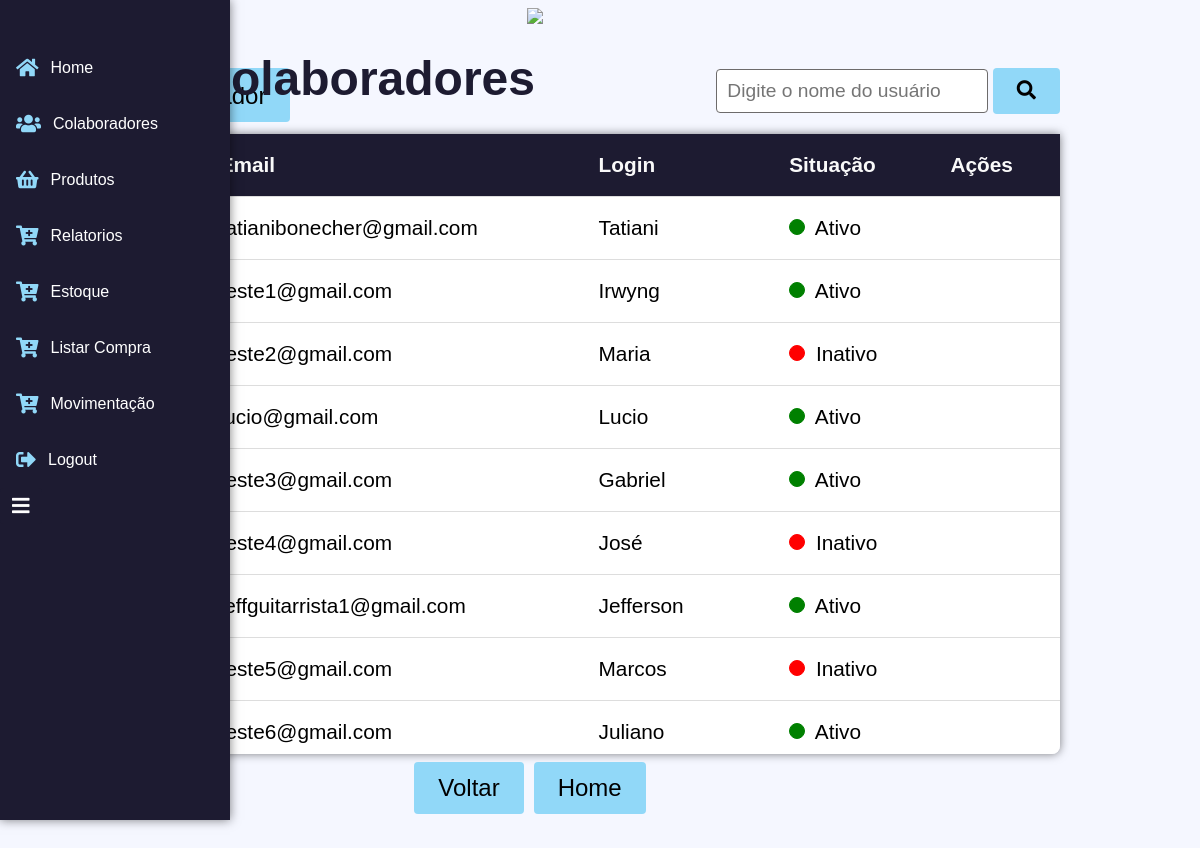
The app's page /colaboradores/listar_colaboradores/ (signed in) with its own data.
### colaboradores/models.py (models this page shows, shortened)
class Colaborador(models.Model):
    nome = models.CharField(max_length=100)
    cpf = models.CharField(max_length=14)
    login = models.CharField(max_length=50)
    senha = models.CharField(max_length=50)
    situacao = models.CharField(max_length=50)
    email = models.EmailField(max_length=254, null=True)

### colaboradores/views.py (the view)
# urls.py: path('listar_colaboradores/', views.listar_colaboradores, name='listar_colaboradores'),
@login_required(login_url='login')
def listar_colaboradores(request):
    colaboradores = Colaborador.objects.all()
    return render(request, 'listar_colaborador.html', {'colaboradores': colaboradores})

### colaboradores/templates/listar_colaborador.html (shortened to what this page needs)
{% load static %}
<!DOCTYPE html>
<html>
<head>
    <link rel="stylesheet" href="https://cdnjs.cloudflare.com/ajax/libs/font-awesome/5.15.3/css/all.min.css">
    <link rel="stylesheet" href="https://cdnjs.cloudflare.com/ajax/libs/font-awesome/5.15.3/css/all.min.css">
    <link rel="stylesheet" href="{% static 'formularios/lista_forms.css' %}">
</head>
<body>
    <div class="container">
        <div class="image-container">
            <img src="https://www.scivale.com.br/wp-content/uploads/2017/12/logo-sci.png">
        </div>
        <h1>Colaboradores</h1>
        <a href="{% url 'criar_colaboradores' %}" class="create-link">
            <span class="button-text">Criar Colaborador</span>
        </a>
        <div class="search-form">
            <input type="text" id="search-input" class="search-input" placeholder="Digite o nome do usuário">
            <button type="button" id="search-button" class="search-button">
                <i class="fas fa-search"></i>
            </button>
        </div>
        <div class="table-container">
            <table>
                <thead>
                    <tr>
                        <th>Nome</th>
                        <th>Email</th>
                        <th>Login</th>
                        <th>Situação</th>
                        <th>Ações</th>
                    </tr>
                </thead>
                <tbody>
                    {% for colaborador in colaboradores %}
                    <tr>
                        <td>{{ colaborador.nome }}</td>
                        <td>{{ colaborador.email }}</td>
                        <td>{{ colaborador.login }}</td>
                        <td>
                            <span
                                class="situation-dot {% if colaborador.situacao == 'Ativo' %}active{% else %}inactive{% endif %}"></span>
                            {{ colaborador.situacao }}
                        </td>
                        <td>
                        </td>
                    </tr>
                    {% endfor %}
                </tbody>
            </table>
        </div>
        <div class="button-container">
            <button class="button" onclick="goBack()">Voltar</button>
            <button class="button" onclick="goHome()">Home</button>
        </div>
    </div>
    <div id="navbar">
        {% include 'navBar.html' %}
    </div>
</body>
</html>

### static/formularios/lista_forms.css (style rules this page uses)
body { font-family: Arial, sans-serif; background-color: #f5f7ff; margin: 0; padding: 58px; overflow: hidden; }
.container { max-width: 1420px; margin: 0 auto; padding: 10px; overflow: auto; margin-right: 130px; }
h1 { padding: 35px; text-align: center; color: #1d1b31; font-size: 3rem; margin-top: -52px; position: absolute; left: auto; right: 630px; }
table { width: 100%; border-collapse: collapse; background-color: #ffffff; box-shadow: 0 0 10px rgba(0, 0, 0, 0.1); border-radius: 0 0 8px 8px; }
.table-container { margin-top: 20px !important; overflow: auto; max-height: 620px; border-radius: 0 0 8px 8px; box-shadow: 0 0 10px rgba(0, 0, 0, 0.5); }
th { position: sticky; top: 0; background-color: #1d1b31; color: #f9f9f9; font-size: 1.5rem; cursor: pointer; }
th, td { border-bottom: 1px solid #ddd; padding: 19px; text-align: left; font-size: 1.3rem; }
td .situation-dot { display: inline-block; width: 14px; height: 14px; border-radius: 50%; margin-right: 5px; border: 1px solid #333; }
td .situation-dot.active { background-color: green; border-color: green; }
td .situation-dot.inactive { background-color: red; border-color: red; }
.search-form { margin-bottom: 20px; text-align: right; margin-left: auto; }
.search-input { padding: 10px; border: 1px solid #6d6b6b; border-radius: 4px; width: 250px; font-size: 1.2rem; }
.search-button { padding: 12px 24px; background-color: #91d8f8; color: #000000; border: none; border-radius: 4px; cursor: pointer; font-size: 1.2rem; }
.image-container { text-align: center; margin-bottom: 40px; }
.image-container img { max-width: 200px; margin-top: -10px !important; }
.create-link { display: flex; align-items: center; float: left; background-color: #91d8f8; color: #000; text-decoration: none; padding: 12px 24px; border-radius: 4px; font-size: 1.5rem; transition: background-color 0.3s; }
.button-container { display: flex; justify-content: center; margin-top: -2px; background-color: 0; padding: 10px; }
.button { padding: 12px 24px; background-color: #91d8f8; color: #000; border: none; border-radius: 4px; cursor: pointer; font-size: 1.5rem; margin-right: 10px; }
.create-link { display: inline-block; margin-right: 110px; }
.button-text { vertical-align: middle; }

### navBar/templates/navBar.html (style rules this page uses)
body { margin: 0; padding: 0; }

### records on screen
Colaborador: email "tatianibonecher@gmail.com", login "Tatiani", situacao "Ativo"
Colaborador: email "teste1@gmail.com", login "Irwyng", situacao "Ativo"
Colaborador: email "teste2@gmail.com", login "Maria", situacao "Inativo"
Colaborador: email "lucio@gmail.com", login "Lucio", situacao "Ativo"
Colaborador: email "teste3@gmail.com", login "Gabriel", situacao "Ativo"
Colaborador: email "teste4@gmail.com", login "José", situacao "Inativo"
Colaborador: email "jeffguitarrista1@gmail.com", login "Jefferson", situacao "Ativo"
Colaborador: email "teste5@gmail.com", login "Marcos", situacao "Inativo"
Colaborador: email "teste6@gmail.com", login "Juliano", situacao "Ativo"
